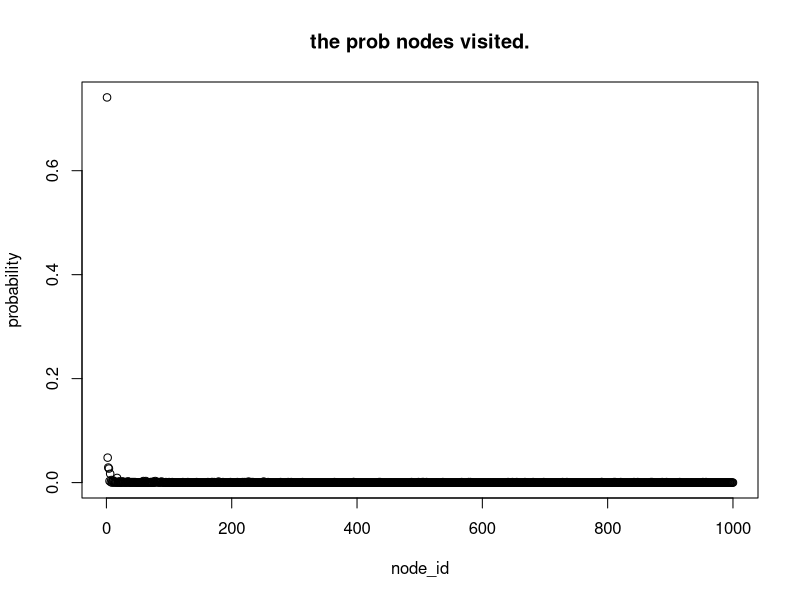
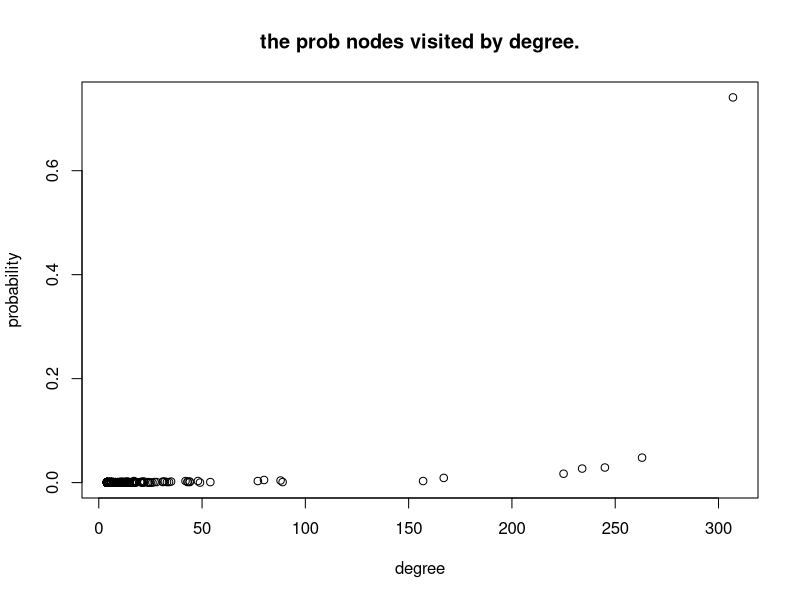
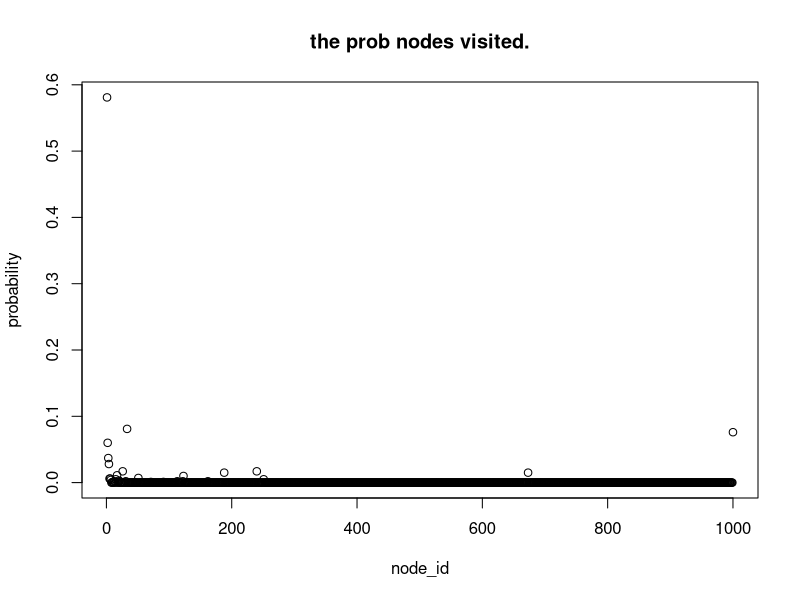
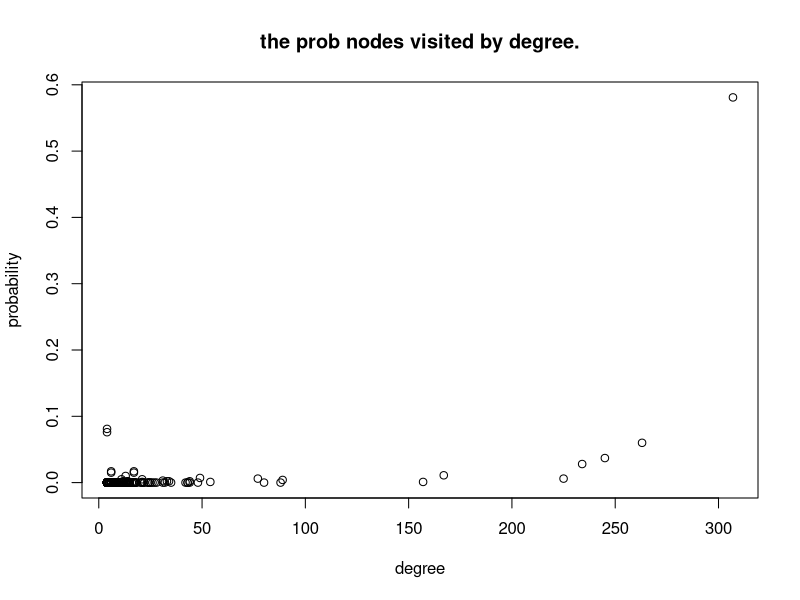

Reproduce these figures in R, in order.
library('igraph')
library('Matrix')
library('pracma')

create_transition_matrix = function (g, adj) {
    # WARNING: make sure your graph is connected (you might input GCC of your graph)
    vs = V(g)
    n = vcount(g)
    adj[diag(rowSums(adj) == 0)] = 1  # handle if the user is using the function for networks with isolated nodes by creating self-edges
    z = matrix(rowSums(adj, , 1))
    
    transition_matrix = adj / repmat(z, 1, n)  # normalize to get probabilities
    
    return(transition_matrix)
}

get_transition_matrix = function (g, pagerank, alpha=0){
    adj = as_adjacency_matrix(g)
  
    adj = matrix(adj)
    dim(adj) <- c(1000, 1000)
    adj2 = adj
    adj2 = matrix(adj2)
    dim(adj2) <- c(1000, 1000)
  
    adj2[adj==0] = repmat(pagerank, 1000, 1)[adj==0]
    adj2[adj==1] = 0

    walk_t_matrix <- create_transition_matrix(g, adj)
    jump_t_matrix <- create_transition_matrix(g, adj2)
    return((1 - alpha) * walk_t_matrix + alpha * jump_t_matrix)
}

get_transition_matrix_two_nodes = function (g, index1, index2, alpha=0){
    adj = as_adjacency_matrix(g)
  
    adj = matrix(adj)
    dim(adj) <- c(1000,1000)
  
    adj2 = matrix(0,1000,1000)
    adj2[, index1] = 0.5
    adj2[, index2] = 0.5
  
    walk_t_matrix <- create_transition_matrix(g, adj)
    jump_t_matrix <- create_transition_matrix(g, adj2)

    return((1 - alpha) * walk_t_matrix + alpha * jump_t_matrix)

}

random_walk = function (g, num_steps, start_node, t_matrix){
    v = start_node
    for(i in 1: num_steps){
        # fprintf('Step %d: %d\n', i, v)  # COMMENT THIS
        PMF = t_matrix[v, ]
        v = sample(1:vcount(g), 1, prob = PMF)    
    }
    return(v)
}


# 4
n = 1000
random_num = 1000
step_num = 200

g <- sample_pa(n, m = 4, directed = TRUE)

deg = degree(g, mode = "in")

# or use prob result calculated in part2_3 (same)
pagerank <- page_rank(g)$vector


# 4(a)
t_matrix <- get_transition_matrix(g, pagerank, 0.15)

count_ids <- rep(0, n)
start_ids = sample.int(n, random_num)

for (i in (1: random_num)) {
    print(i)    
    start_id = start_ids[i]
    node_id = random_walk(g, step_num, start_id, t_matrix)
    count_ids[node_id] = count_ids[node_id] + 1
}

prob = count_ids / random_num
png(filename="./4_a_rw_prob.png")
plot(1: n, prob, main="the prob nodes visited.", xlab = "node_id", ylab = "probability")

png(filename="./4_a_rw_prob_by_degree.png")
plot(degree(g), prob, main="the prob nodes visited by degree.", xlab = "degree", ylab = "probability")
print(max(deg))


# 4(b)

sorted_page_rank = sort(pagerank, index.return = TRUE)
v1 = sorted_page_rank$x[500]
v2 = sorted_page_rank$x[501]
index1 = 0
index2 = 0
tmp = 0
for (i in 1: 1000) {
    if(tmp != v1 && sorted_page_rank$x[i] == v1) {
        index1 = sorted_page_rank$ix[i]
    }
    if(tmp == v2 && sorted_page_rank$x[i] != v2) {
        index2 = sorted_page_rank$ix[i - 1]
    }
    tmp = sorted_page_rank$x[i]
}

t_matrix = get_transition_matrix_two_nodes(g, index1, index2, 0.15)

count_ids <- rep(0, n)
start_ids = sample.int(n, random_num)

for (i in (1: random_num)) {
    print(i)    
    start_id = start_ids[i]
    node_id = random_walk(g, step_num, start_id, t_matrix)
    count_ids[node_id] = count_ids[node_id] + 1
}

prob = count_ids / random_num
png(filename="./4_b_rw_prob.png")
plot(1:n, prob, main="the prob nodes visited.", xlab = "node_id", ylab = "probability")

png(filename="./4_b_rw_prob_by_degree.png")
plot(degree(g), prob, main="the prob nodes visited by degree.", xlab = "degree", ylab = "probability")
print(max(deg))



